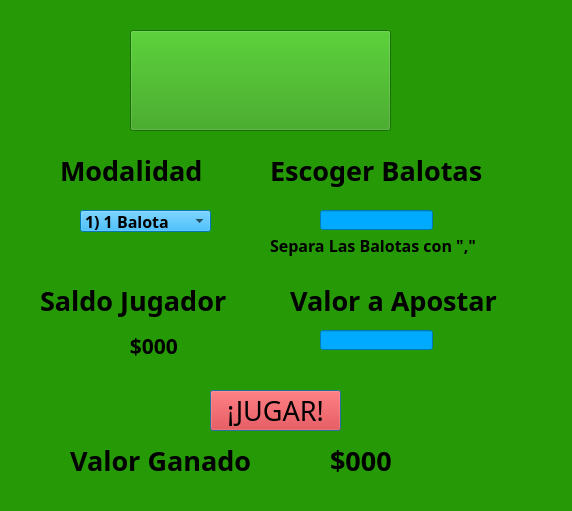
<?xml version="1.0" encoding="UTF-8"?>
<ui version="4.0">
 <class>Dialog</class>
 <widget class="QDialog" name="Dialog">
  <property name="geometry">
   <rect>
    <x>0</x>
    <y>0</y>
    <width>572</width>
    <height>511</height>
   </rect>
  </property>
  <property name="focusPolicy">
   <enum>Qt::ClickFocus</enum>
  </property>
  <property name="autoFillBackground">
   <bool>false</bool>
  </property>
  <property name="styleSheet">
   <string notr="true">background-color: rgb(38, 153, 7);</string>
  </property>
  <widget class="QLabel" name="label2">
   <property name="geometry">
    <rect>
     <x>60</x>
     <y>150</y>
     <width>181</width>
     <height>41</height>
    </rect>
   </property>
   <property name="font">
    <font>
     <family>Rockwell Extra Bold</family>
     <pointsize>20</pointsize>
     <weight>75</weight>
     <bold>true</bold>
    </font>
   </property>
   <property name="text">
    <string>Modalidad</string>
   </property>
  </widget>
  <widget class="QLabel" name="label3">
   <property name="geometry">
    <rect>
     <x>290</x>
     <y>270</y>
     <width>261</width>
     <height>61</height>
    </rect>
   </property>
   <property name="font">
    <font>
     <family>Rockwell Extra Bold</family>
     <pointsize>20</pointsize>
     <weight>75</weight>
     <bold>true</bold>
    </font>
   </property>
   <property name="text">
    <string>Valor a Apostar</string>
   </property>
  </widget>
  <widget class="QComboBox" name="comboBox">
   <property name="geometry">
    <rect>
     <x>80</x>
     <y>210</y>
     <width>131</width>
     <height>22</height>
    </rect>
   </property>
   <property name="font">
    <font>
     <family>Source Sans Pro Black</family>
     <pointsize>12</pointsize>
     <weight>75</weight>
     <bold>true</bold>
    </font>
   </property>
   <property name="styleSheet">
    <string notr="true">background-color: rgb(0, 170, 255);</string>
   </property>
   <item>
    <property name="text">
     <string>1) 1 Balota</string>
    </property>
   </item>
   <item>
    <property name="text">
     <string>2) 3 Balotas</string>
    </property>
   </item>
   <item>
    <property name="text">
     <string>3) 5 Balotas</string>
    </property>
   </item>
   <item>
    <property name="text">
     <string>4) 8 Balotas</string>
    </property>
   </item>
   <item>
    <property name="text">
     <string>5) 10 Balotas</string>
    </property>
   </item>
  </widget>
  <widget class="QLineEdit" name="lineEdit">
   <property name="geometry">
    <rect>
     <x>320</x>
     <y>330</y>
     <width>113</width>
     <height>20</height>
    </rect>
   </property>
   <property name="styleSheet">
    <string notr="true">background-color: rgb(0, 170, 255);</string>
   </property>
  </widget>
  <widget class="QPushButton" name="btnjugar">
   <property name="geometry">
    <rect>
     <x>210</x>
     <y>390</y>
     <width>131</width>
     <height>41</height>
    </rect>
   </property>
   <property name="font">
    <font>
     <family>Cooper Black</family>
     <pointsize>20</pointsize>
     <weight>50</weight>
     <bold>false</bold>
    </font>
   </property>
   <property name="styleSheet">
    <string notr="true">background-color: rgb(255, 0, 0);</string>
   </property>
   <property name="text">
    <string>¡JUGAR!</string>
   </property>
  </widget>
  <widget class="QLabel" name="label2_3">
   <property name="geometry">
    <rect>
     <x>330</x>
     <y>440</y>
     <width>211</width>
     <height>41</height>
    </rect>
   </property>
   <property name="font">
    <font>
     <family>Rockwell Extra Bold</family>
     <pointsize>20</pointsize>
     <weight>75</weight>
     <bold>true</bold>
    </font>
   </property>
   <property name="text">
    <string>$000</string>
   </property>
  </widget>
  <widget class="QPushButton" name="Button2">
   <property name="geometry">
    <rect>
     <x>130</x>
     <y>30</y>
     <width>261</width>
     <height>101</height>
    </rect>
   </property>
   <property name="styleSheet">
    <string notr="true">alternate-background-color: rgb(0, 0, 0);</string>
   </property>
   <property name="text">
    <string/>
   </property>
   <property name="icon">
    <iconset>
     <normaloff>descarga.jpg</normaloff>descarga.jpg</iconset>
   </property>
   <property name="iconSize">
    <size>
     <width>406</width>
     <height>100</height>
    </size>
   </property>
  </widget>
  <widget class="QLabel" name="label2_2">
   <property name="geometry">
    <rect>
     <x>270</x>
     <y>150</y>
     <width>261</width>
     <height>41</height>
    </rect>
   </property>
   <property name="font">
    <font>
     <family>Rockwell Extra Bold</family>
     <pointsize>20</pointsize>
     <weight>75</weight>
     <bold>true</bold>
    </font>
   </property>
   <property name="text">
    <string>Escoger Balotas</string>
   </property>
  </widget>
  <widget class="QLineEdit" name="lineEdit2">
   <property name="geometry">
    <rect>
     <x>320</x>
     <y>210</y>
     <width>113</width>
     <height>20</height>
    </rect>
   </property>
   <property name="styleSheet">
    <string notr="true">background-color: rgb(0, 170, 255);</string>
   </property>
  </widget>
  <widget class="QLabel" name="label2_4">
   <property name="geometry">
    <rect>
     <x>270</x>
     <y>230</y>
     <width>251</width>
     <height>31</height>
    </rect>
   </property>
   <property name="font">
    <font>
     <family>Rockwell Extra Bold</family>
     <pointsize>12</pointsize>
     <weight>75</weight>
     <bold>true</bold>
    </font>
   </property>
   <property name="text">
    <string>Separa Las Balotas con &quot;,&quot; </string>
   </property>
  </widget>
  <widget class="QLabel" name="label3_2">
   <property name="geometry">
    <rect>
     <x>40</x>
     <y>270</y>
     <width>231</width>
     <height>61</height>
    </rect>
   </property>
   <property name="font">
    <font>
     <family>Rockwell Extra Bold</family>
     <pointsize>20</pointsize>
     <weight>75</weight>
     <bold>true</bold>
    </font>
   </property>
   <property name="text">
    <string>Saldo Jugador</string>
   </property>
  </widget>
  <widget class="QLabel" name="label2_5">
   <property name="geometry">
    <rect>
     <x>70</x>
     <y>330</y>
     <width>201</width>
     <height>31</height>
    </rect>
   </property>
   <property name="font">
    <font>
     <family>Rockwell Extra Bold</family>
     <pointsize>16</pointsize>
     <weight>75</weight>
     <bold>true</bold>
    </font>
   </property>
   <property name="text">
    <string>           $000</string>
   </property>
  </widget>
  <widget class="QLabel" name="label4">
   <property name="geometry">
    <rect>
     <x>70</x>
     <y>440</y>
     <width>241</width>
     <height>41</height>
    </rect>
   </property>
   <property name="font">
    <font>
     <family>Rockwell Extra Bold</family>
     <pointsize>20</pointsize>
     <weight>75</weight>
     <bold>true</bold>
    </font>
   </property>
   <property name="text">
    <string>Valor Ganado</string>
   </property>
  </widget>
 </widget>
 <resources/>
 <connections/>
</ui>
